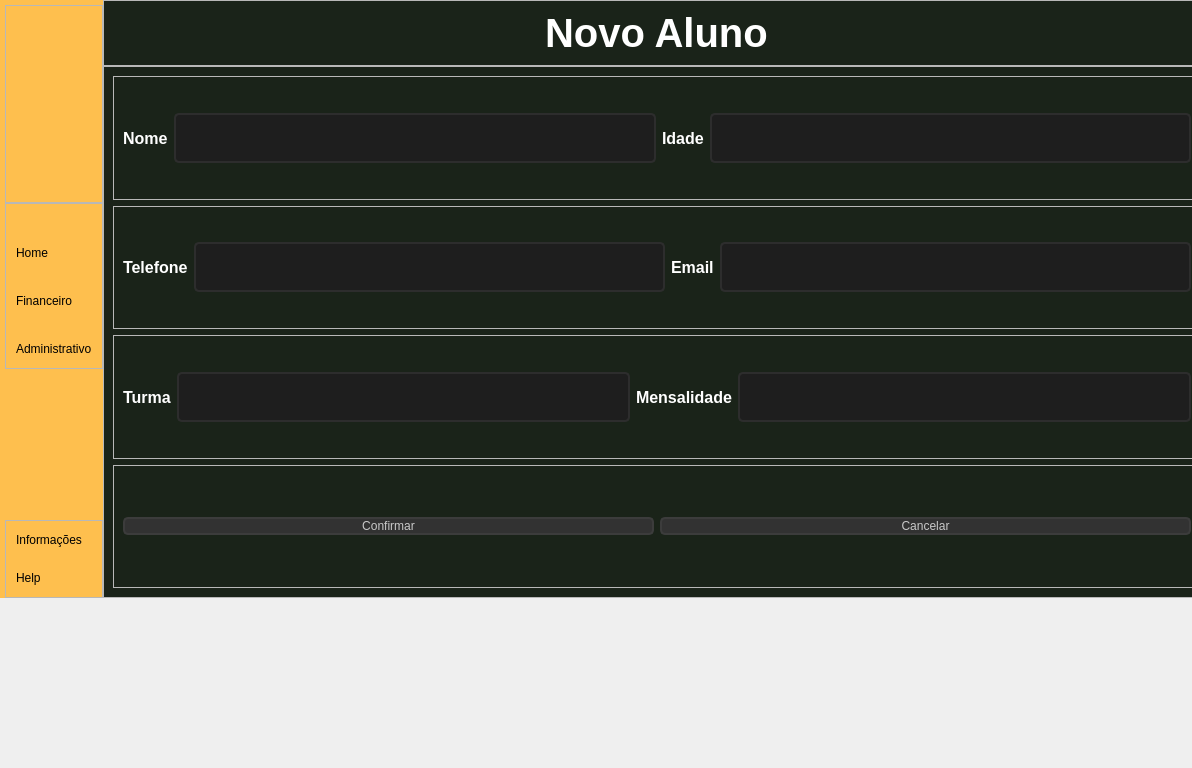
<?xml version="1.0" encoding="UTF-8"?>
<ui version="4.0">
 <class>addFun</class>
 <widget class="QDialog" name="addFun">
  <property name="geometry">
   <rect>
    <x>0</x>
    <y>0</y>
    <width>1192</width>
    <height>768</height>
   </rect>
  </property>
  <property name="windowTitle">
   <string>Dialog</string>
  </property>
  <widget class="QWidget" name="widget" native="true">
   <property name="geometry">
    <rect>
     <x>0</x>
     <y>0</y>
     <width>1211</width>
     <height>598</height>
    </rect>
   </property>
   <property name="styleSheet">
    <string notr="true"/>
   </property>
   <layout class="QHBoxLayout" name="horizontalLayout">
    <property name="spacing">
     <number>0</number>
    </property>
    <property name="leftMargin">
     <number>0</number>
    </property>
    <property name="topMargin">
     <number>0</number>
    </property>
    <property name="rightMargin">
     <number>0</number>
    </property>
    <property name="bottomMargin">
     <number>0</number>
    </property>
    <item alignment="Qt::AlignLeft">
     <widget class="QWidget" name="leftMenu" native="true">
      <property name="styleSheet">
       <string notr="true">#leftMenu
{
	
	background-color: rgb(254, 191, 78);
}</string>
      </property>
      <layout class="QVBoxLayout" name="verticalLayout_2">
       <property name="spacing">
        <number>0</number>
       </property>
       <property name="leftMargin">
        <number>5</number>
       </property>
       <property name="topMargin">
        <number>0</number>
       </property>
       <property name="rightMargin">
        <number>0</number>
       </property>
       <property name="bottomMargin">
        <number>0</number>
       </property>
       <item alignment="Qt::AlignLeft">
        <widget class="QWidget" name="leftMenuSub" native="true">
         <layout class="QVBoxLayout" name="verticalLayout_3">
          <property name="spacing">
           <number>0</number>
          </property>
          <property name="leftMargin">
           <number>0</number>
          </property>
          <property name="topMargin">
           <number>5</number>
          </property>
          <property name="rightMargin">
           <number>0</number>
          </property>
          <property name="bottomMargin">
           <number>0</number>
          </property>
          <item>
           <widget class="QFrame" name="frame">
            <property name="frameShape">
             <enum>QFrame::StyledPanel</enum>
            </property>
            <property name="frameShadow">
             <enum>QFrame::Raised</enum>
            </property>
            <layout class="QHBoxLayout" name="horizontalLayout_2">
             <property name="spacing">
              <number>0</number>
             </property>
             <property name="leftMargin">
              <number>0</number>
             </property>
             <property name="topMargin">
              <number>0</number>
             </property>
             <property name="rightMargin">
              <number>0</number>
             </property>
             <property name="bottomMargin">
              <number>0</number>
             </property>
             <item alignment="Qt::AlignLeft">
              <widget class="QLabel" name="logo">
               <property name="maximumSize">
                <size>
                 <width>166</width>
                 <height>56</height>
                </size>
               </property>
               <property name="styleSheet">
                <string notr="true">#logo
{
	backgroud-repeat: no-repeat;
backgroud-position: center;
}</string>
               </property>
               <property name="text">
                <string/>
               </property>
               <property name="pixmap">
                <pixmap>../imgplural/nova.png</pixmap>
               </property>
               <property name="scaledContents">
                <bool>true</bool>
               </property>
              </widget>
             </item>
            </layout>
           </widget>
          </item>
          <item alignment="Qt::AlignTop">
           <widget class="QFrame" name="frame_2">
            <property name="sizePolicy">
             <sizepolicy hsizetype="Preferred" vsizetype="Preferred">
              <horstretch>0</horstretch>
              <verstretch>0</verstretch>
             </sizepolicy>
            </property>
            <property name="frameShape">
             <enum>QFrame::StyledPanel</enum>
            </property>
            <property name="frameShadow">
             <enum>QFrame::Raised</enum>
            </property>
            <layout class="QVBoxLayout" name="verticalLayout_4">
             <property name="spacing">
              <number>0</number>
             </property>
             <property name="leftMargin">
              <number>0</number>
             </property>
             <property name="topMargin">
              <number>10</number>
             </property>
             <property name="rightMargin">
              <number>0</number>
             </property>
             <property name="bottomMargin">
              <number>10</number>
             </property>
             <item>
              <widget class="QPushButton" name="homeButton">
               <property name="toolTip">
                <string>Home</string>
               </property>
               <property name="styleSheet">
                <string notr="true">#homeButton
{
	border: none;
	backgroud-color: transparent;
	backgroud: none;
	padding: 2px 10px;
	margin: 0;
	text-align: left;
	margin-top: 30px
}</string>
               </property>
               <property name="text">
                <string>Home</string>
               </property>
               <property name="icon">
                <iconset>
                 <normaloff>../imgplural/feather/home.svg</normaloff>../imgplural/feather/home.svg</iconset>
               </property>
               <property name="iconSize">
                <size>
                 <width>24</width>
                 <height>24</height>
                </size>
               </property>
              </widget>
             </item>
             <item>
              <widget class="QPushButton" name="finButton">
               <property name="toolTip">
                <string>Financeiro</string>
               </property>
               <property name="styleSheet">
                <string notr="true">#finButton
{
	border: none;
	backgroud-color: transparent;
	backgroud: none;
	padding: 2px 10px;
	margin: 0;
	text-align: left;
	margin-top: 30px
}</string>
               </property>
               <property name="text">
                <string>Financeiro</string>
               </property>
               <property name="icon">
                <iconset>
                 <normaloff>../imgplural/feather/dollar-sign.svg</normaloff>../imgplural/feather/dollar-sign.svg</iconset>
               </property>
               <property name="iconSize">
                <size>
                 <width>24</width>
                 <height>24</height>
                </size>
               </property>
              </widget>
             </item>
             <item>
              <widget class="QPushButton" name="admButton">
               <property name="toolTip">
                <string>Administrativo</string>
               </property>
               <property name="styleSheet">
                <string notr="true">#admButton
{
	border: none;
	backgroud-color: transparent;
	backgroud: none;
	margin: 0;
	text-align: left;
	padding: 2px 10px;
	margin-top: 30px
}</string>
               </property>
               <property name="text">
                <string>Administrativo</string>
               </property>
               <property name="icon">
                <iconset>
                 <normaloff>../imgplural/feather/archive.svg</normaloff>../imgplural/feather/archive.svg</iconset>
               </property>
               <property name="iconSize">
                <size>
                 <width>24</width>
                 <height>24</height>
                </size>
               </property>
              </widget>
             </item>
            </layout>
           </widget>
          </item>
          <item alignment="Qt::AlignBottom">
           <widget class="QFrame" name="frame_3">
            <property name="frameShape">
             <enum>QFrame::StyledPanel</enum>
            </property>
            <property name="frameShadow">
             <enum>QFrame::Raised</enum>
            </property>
            <layout class="QVBoxLayout" name="verticalLayout_5">
             <property name="spacing">
              <number>0</number>
             </property>
             <property name="leftMargin">
              <number>0</number>
             </property>
             <property name="topMargin">
              <number>10</number>
             </property>
             <property name="rightMargin">
              <number>0</number>
             </property>
             <property name="bottomMargin">
              <number>10</number>
             </property>
             <item>
              <widget class="QPushButton" name="infoButton">
               <property name="toolTip">
                <string>Help</string>
               </property>
               <property name="styleSheet">
                <string notr="true">#infoButton
{
	border: none;
	backgroud-color: transparent;
	backgroud: none;
	padding: 2px 10px;
	margin: 0;
	text-align: left;
}</string>
               </property>
               <property name="text">
                <string>Informações</string>
               </property>
               <property name="icon">
                <iconset>
                 <normaloff>../imgplural/feather/info.svg</normaloff>../imgplural/feather/info.svg</iconset>
               </property>
               <property name="iconSize">
                <size>
                 <width>24</width>
                 <height>24</height>
                </size>
               </property>
              </widget>
             </item>
             <item>
              <widget class="QPushButton" name="helpButton">
               <property name="toolTip">
                <string>Help</string>
               </property>
               <property name="styleSheet">
                <string notr="true">#helpButton
{
	border: none;
	backgroud-color: transparent;
	backgroud: none;
	padding: 2px 10px;
	margin: 0;
	text-align: left;
	margin-top: 20px
}</string>
               </property>
               <property name="text">
                <string>Help</string>
               </property>
               <property name="icon">
                <iconset>
                 <normaloff>../imgplural/feather/help-circle.svg</normaloff>../imgplural/feather/help-circle.svg</iconset>
               </property>
               <property name="iconSize">
                <size>
                 <width>24</width>
                 <height>24</height>
                </size>
               </property>
              </widget>
             </item>
            </layout>
           </widget>
          </item>
         </layout>
        </widget>
       </item>
      </layout>
     </widget>
    </item>
    <item>
     <widget class="QWidget" name="rightMenu" native="true">
      <property name="sizePolicy">
       <sizepolicy hsizetype="Expanding" vsizetype="Preferred">
        <horstretch>0</horstretch>
        <verstretch>0</verstretch>
       </sizepolicy>
      </property>
      <property name="maximumSize">
       <size>
        <width>16777215</width>
        <height>16777215</height>
       </size>
      </property>
      <property name="styleSheet">
       <string notr="true">#rightMenu
{
	
	background-color: rgb(26, 35, 25);
}</string>
      </property>
      <layout class="QVBoxLayout" name="verticalLayout_11">
       <property name="spacing">
        <number>0</number>
       </property>
       <property name="leftMargin">
        <number>0</number>
       </property>
       <property name="topMargin">
        <number>0</number>
       </property>
       <property name="rightMargin">
        <number>0</number>
       </property>
       <property name="bottomMargin">
        <number>0</number>
       </property>
       <item>
        <widget class="QFrame" name="frame_6">
         <property name="frameShape">
          <enum>QFrame::StyledPanel</enum>
         </property>
         <property name="frameShadow">
          <enum>QFrame::Raised</enum>
         </property>
         <layout class="QVBoxLayout" name="verticalLayout_12">
          <item alignment="Qt::AlignHCenter">
           <widget class="QLabel" name="label_6">
            <property name="font">
             <font>
              <pointsize>30</pointsize>
              <bold>true</bold>
             </font>
            </property>
            <property name="styleSheet">
             <string notr="true">#label_6
{
	text-align: center;
	color: rgb(255, 255, 255);
}</string>
            </property>
            <property name="text">
             <string>Novo Aluno</string>
            </property>
           </widget>
          </item>
         </layout>
        </widget>
       </item>
       <item>
        <widget class="QWidget" name="widget_2" native="true">
         <property name="sizePolicy">
          <sizepolicy hsizetype="Preferred" vsizetype="Expanding">
           <horstretch>0</horstretch>
           <verstretch>0</verstretch>
          </sizepolicy>
         </property>
         <layout class="QVBoxLayout" name="verticalLayout">
          <property name="spacing">
           <number>0</number>
          </property>
          <property name="leftMargin">
           <number>0</number>
          </property>
          <property name="topMargin">
           <number>0</number>
          </property>
          <property name="rightMargin">
           <number>0</number>
          </property>
          <property name="bottomMargin">
           <number>0</number>
          </property>
          <item>
           <widget class="QFrame" name="frame_4">
            <property name="frameShape">
             <enum>QFrame::StyledPanel</enum>
            </property>
            <property name="frameShadow">
             <enum>QFrame::Raised</enum>
            </property>
            <layout class="QVBoxLayout" name="verticalLayout_6">
             <item>
              <widget class="QFrame" name="frame_11">
               <property name="frameShape">
                <enum>QFrame::StyledPanel</enum>
               </property>
               <property name="frameShadow">
                <enum>QFrame::Raised</enum>
               </property>
               <layout class="QHBoxLayout" name="horizontalLayout_7">
                <item>
                 <widget class="QLabel" name="labelNome">
                  <property name="font">
                   <font>
                    <pointsize>12</pointsize>
                    <bold>true</bold>
                   </font>
                  </property>
                  <property name="styleSheet">
                   <string notr="true">#labelNome
{
	color: rgb(255, 255, 255)
}</string>
                  </property>
                  <property name="text">
                   <string>Nome</string>
                  </property>
                 </widget>
                </item>
                <item>
                 <widget class="QLineEdit" name="lineEditNome">
                  <property name="styleSheet">
                   <string notr="true">#lineEditNome
{
	border: 2px solid rgb(45, 45, 45);
	border-radius: 5px;
	padding: 15px;
	background-color: rgb(30, 30, 30);
	
	color: rgb(100, 100, 100);
}

#lineEditNome:focus
{
	
	color: rgb(200, 200, 200);
}
</string>
                  </property>
                  <property name="text">
                   <string/>
                  </property>
                 </widget>
                </item>
                <item>
                 <widget class="QLabel" name="labelIdade">
                  <property name="font">
                   <font>
                    <pointsize>12</pointsize>
                    <bold>true</bold>
                   </font>
                  </property>
                  <property name="styleSheet">
                   <string notr="true">#labelIdade

{
	color: rgb(255, 255, 255)
}</string>
                  </property>
                  <property name="text">
                   <string>Idade</string>
                  </property>
                 </widget>
                </item>
                <item>
                 <widget class="QLineEdit" name="lineEditIdade">
                  <property name="styleSheet">
                   <string notr="true">#lineEditIdade
{
	border: 2px solid rgb(45, 45, 45);
	border-radius: 5px;
	padding: 15px;
	background-color: rgb(30, 30, 30);
	
	color: rgb(100, 100, 100);
}

#lineEditIdade:focus
{
	
	color: rgb(200, 200, 200);
}
</string>
                  </property>
                 </widget>
                </item>
               </layout>
              </widget>
             </item>
             <item>
              <widget class="QFrame" name="frame_7">
               <property name="frameShape">
                <enum>QFrame::StyledPanel</enum>
               </property>
               <property name="frameShadow">
                <enum>QFrame::Raised</enum>
               </property>
               <layout class="QHBoxLayout" name="horizontalLayout_5">
                <item>
                 <widget class="QLabel" name="labelTelefone">
                  <property name="font">
                   <font>
                    <pointsize>12</pointsize>
                    <bold>true</bold>
                   </font>
                  </property>
                  <property name="styleSheet">
                   <string notr="true">#labelTelefone

{
	color: rgb(255, 255, 255)
}</string>
                  </property>
                  <property name="text">
                   <string>Telefone</string>
                  </property>
                 </widget>
                </item>
                <item>
                 <widget class="QLineEdit" name="lineEditTelefone">
                  <property name="styleSheet">
                   <string notr="true">#lineEditTelefone
{
	border: 2px solid rgb(45, 45, 45);
	border-radius: 5px;
	padding: 15px;
	background-color: rgb(30, 30, 30);
	
	color: rgb(100, 100, 100);
}

#lineEditTelefone:focus
{
	
	color: rgb(200, 200, 200);
}
</string>
                  </property>
                 </widget>
                </item>
                <item>
                 <widget class="QLabel" name="labelEmail">
                  <property name="font">
                   <font>
                    <pointsize>12</pointsize>
                    <bold>true</bold>
                   </font>
                  </property>
                  <property name="styleSheet">
                   <string notr="true">#labelEmail

{
	color: rgb(255, 255, 255)
}</string>
                  </property>
                  <property name="text">
                   <string>Email</string>
                  </property>
                 </widget>
                </item>
                <item>
                 <widget class="QLineEdit" name="lineEditEmail">
                  <property name="styleSheet">
                   <string notr="true">#lineEditEmail
{
	border: 2px solid rgb(45, 45, 45);
	border-radius: 5px;
	padding: 15px;
	background-color: rgb(30, 30, 30);
	
	color: rgb(100, 100, 100);
}

#lineEditEmail:focus
{
	
	color: rgb(200, 200, 200);
}
</string>
                  </property>
                 </widget>
                </item>
               </layout>
              </widget>
             </item>
             <item>
              <widget class="QFrame" name="frame_5">
               <property name="frameShape">
                <enum>QFrame::StyledPanel</enum>
               </property>
               <property name="frameShadow">
                <enum>QFrame::Raised</enum>
               </property>
               <layout class="QHBoxLayout" name="horizontalLayout_6">
                <item>
                 <widget class="QLabel" name="labelTurma">
                  <property name="font">
                   <font>
                    <pointsize>12</pointsize>
                    <bold>true</bold>
                   </font>
                  </property>
                  <property name="styleSheet">
                   <string notr="true">#labelTurma
{
	color: rgb(255, 255, 255)
}</string>
                  </property>
                  <property name="text">
                   <string>Turma</string>
                  </property>
                 </widget>
                </item>
                <item>
                 <widget class="QLineEdit" name="lineEditTurma">
                  <property name="styleSheet">
                   <string notr="true">#lineEditTurma
{
	border: 2px solid rgb(45, 45, 45);
	border-radius: 5px;
	padding: 15px;
	background-color: rgb(30, 30, 30);
	
	color: rgb(100, 100, 100);
}

#lineEditTurma:focus
{
	
	color: rgb(200, 200, 200);
}
</string>
                  </property>
                 </widget>
                </item>
                <item>
                 <widget class="QLabel" name="labelMensal">
                  <property name="font">
                   <font>
                    <pointsize>12</pointsize>
                    <bold>true</bold>
                   </font>
                  </property>
                  <property name="styleSheet">
                   <string notr="true">#labelMensal
{
	color: rgb(255, 255, 255)
}</string>
                  </property>
                  <property name="text">
                   <string>Mensalidade</string>
                  </property>
                 </widget>
                </item>
                <item>
                 <widget class="QLineEdit" name="lineEditMensal">
                  <property name="styleSheet">
                   <string notr="true">#lineEditMensal
{
	border: 2px solid rgb(45, 45, 45);
	border-radius: 5px;
	padding: 15px;
	background-color: rgb(30, 30, 30);
	
	color: rgb(100, 100, 100);
}

#lineEditMensal:focus
{
	
	color: rgb(200, 200, 200);
}
</string>
                  </property>
                 </widget>
                </item>
               </layout>
              </widget>
             </item>
             <item>
              <widget class="QFrame" name="frame_12">
               <property name="frameShape">
                <enum>QFrame::StyledPanel</enum>
               </property>
               <property name="frameShadow">
                <enum>QFrame::Raised</enum>
               </property>
               <layout class="QHBoxLayout" name="horizontalLayout_9">
                <item>
                 <widget class="QPushButton" name="addAlunoBtn">
                  <property name="styleSheet">
                   <string notr="true">#addAlunoBtn
{
	background-color: rgb(50, 50, 50);
	border: 2px solid rgb(60, 60, 60);
	border-radius: 5px;
	
	color: rgb(200, 200, 200);
}

#addAlunoBtn:hover
{
	background-color: rgb(60, 60, 60);
	border: 2px solid rgb(70, 70, 70);
}

#addAlunoBtn:pressed
{
	background-color: rgb(200, 200, 200);

	
	color: rgb(35, 35, 35);
}</string>
                  </property>
                  <property name="text">
                   <string>Confirmar</string>
                  </property>
                 </widget>
                </item>
                <item>
                 <widget class="QPushButton" name="cancelarAlunoBtn">
                  <property name="styleSheet">
                   <string notr="true">#cancelarAlunoBtn
{
	background-color: rgb(50, 50, 50);
	border: 2px solid rgb(60, 60, 60);
	border-radius: 5px;
	
	color: rgb(200, 200, 200);
}

##cancelarAlunoBtn:hover
{
	background-color: rgb(60, 60, 60);
	border: 2px solid rgb(70, 70, 70);
}

##cancelarAlunoBtn:pressed
{
	background-color: rgb(200, 200, 200);

	
	color: rgb(35, 35, 35);
}</string>
                  </property>
                  <property name="text">
                   <string>Cancelar</string>
                  </property>
                 </widget>
                </item>
               </layout>
              </widget>
             </item>
            </layout>
           </widget>
          </item>
         </layout>
        </widget>
       </item>
      </layout>
     </widget>
    </item>
   </layout>
  </widget>
 </widget>
 <resources/>
 <connections/>
</ui>
